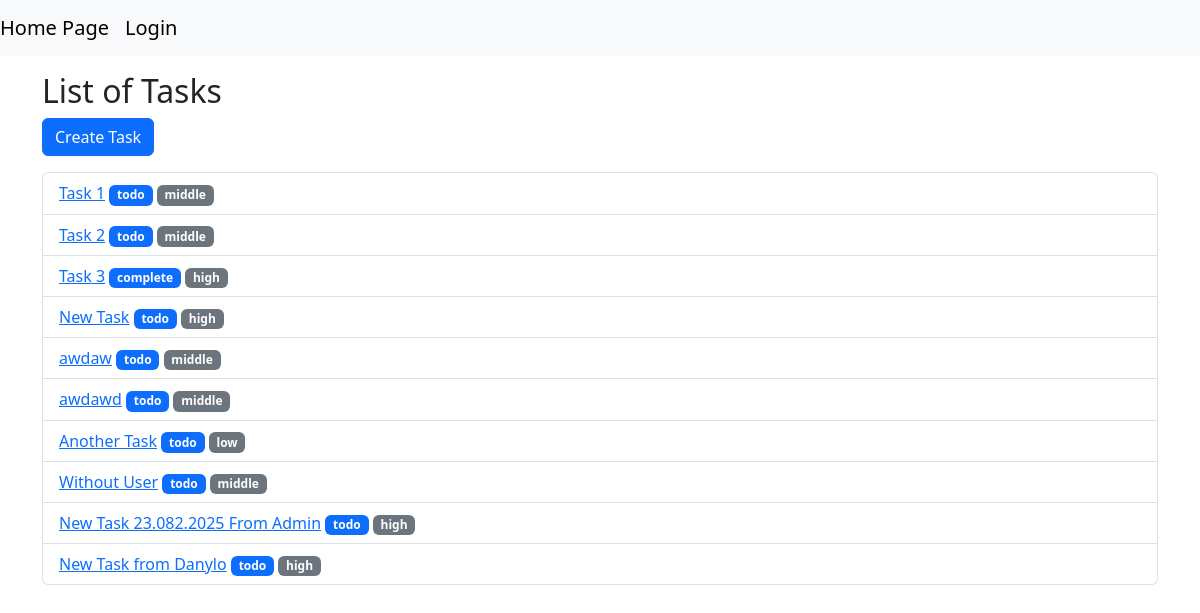
The page / on the database its author committed.
### tasks/models.py (models this page shows, shortened)
class Task(models.Model):
    STATUS_CHOICES = [
        ("todo", "TO DO"),
        ("in_progress", "IN PROGRESS"),
        ("complete", "COMPLETE"),
    ]
    PRIORITY_CHOICES = [
        ("low", "LOW PRIORITY"),
        ("middle", "MIDDLE PRIORITY"),
        ("high", "HIGH PRIORITY"),
    ]
    title = models.CharField(max_length=255)
    description = models.TextField()
    status = models.CharField(max_length=30, choices=STATUS_CHOICES, default="todo")
    priority = models.CharField(max_length=30, choices=PRIORITY_CHOICES, default="middle")
    end_time = models.DateField(null=True, blank=True)
    creator = models.ForeignKey(User, on_delete=models.CASCADE)

### tasks/views.py (the view)
# urls.py: path("", views.TaskListView.as_view(), name="task-list"),
class TaskListView(ListView):
    model = Task
    context_object_name = "tasks"
    template_name = "tasks/task_list.html"

### templates/tasks/task_list.html
{% extends 'base.html' %}
{% block content %}
<div class="container mt-3">
    <h2>List of Tasks</h2>
    <a href="{% url 'task-create'%}" class="btn btn-primary mb-3">Create Task</a>
    <ul class="list-group">
        {% for task in tasks %}
        <li class="list-group-item">
            <a href="{% url 'task-detail' task.pk %}">{{ task.title}}</a>
            <span class="badge text-bg-primary">{{ task.status }}</span>
            <span class="badge text-bg-secondary">{{ task.priority }}</span>
        </li>
        {% empty %}
        <li class="list-group-item">No tasks</li>
        {% endfor %}
    </ul>
</div>
{% endblock %}

### rows shown on the page
Task: title "Task 1", status "todo", priority "middle"
Task: title "Task 2", status "todo", priority "middle"
Task: title "Task 3", status "complete", priority "high"
Task: title "New Task", status "todo", priority "high"
Task: title "awdaw", status "todo", priority "middle"
Task: title "awdawd", status "todo", priority "middle"
Task: title "Another Task", status "todo", priority "low"
Task: title "Without User", status "todo", priority "middle"
Task: title "New Task 23.082.2025 From Admin", status "todo", priority "high"
Task: title "New Task from Danylo", status "todo", priority "high"
